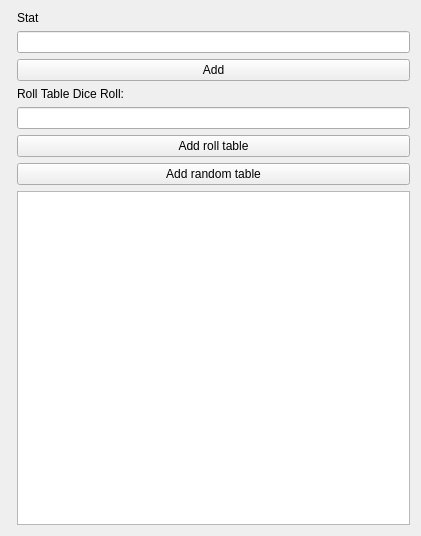
<?xml version="1.0" encoding="UTF-8"?>
<ui version="4.0">
 <class>template_stats</class>
 <widget class="QWidget" name="template_stats">
  <property name="geometry">
   <rect>
    <x>0</x>
    <y>0</y>
    <width>421</width>
    <height>536</height>
   </rect>
  </property>
  <property name="windowTitle">
   <string>Form</string>
  </property>
  <layout class="QFormLayout" name="formLayout">
   <item row="0" column="1">
    <widget class="QLabel" name="label">
     <property name="text">
      <string>Stat</string>
     </property>
    </widget>
   </item>
   <item row="1" column="1">
    <widget class="QLineEdit" name="lineEdit_2"/>
   </item>
   <item row="2" column="1">
    <widget class="QPushButton" name="pushButton">
     <property name="text">
      <string>Add</string>
     </property>
    </widget>
   </item>
   <item row="4" column="1">
    <widget class="QLabel" name="label_2">
     <property name="text">
      <string>Roll Table Dice Roll:</string>
     </property>
    </widget>
   </item>
   <item row="5" column="1">
    <widget class="QLineEdit" name="lineEdit"/>
   </item>
   <item row="6" column="1">
    <widget class="QPushButton" name="pushButton_2">
     <property name="text">
      <string>Add roll table</string>
     </property>
    </widget>
   </item>
   <item row="7" column="1">
    <widget class="QPushButton" name="pushButton_3">
     <property name="text">
      <string>Add random table</string>
     </property>
    </widget>
   </item>
   <item row="8" column="1">
    <widget class="QTreeView" name="treeView_2"/>
   </item>
  </layout>
 </widget>
 <resources/>
 <connections/>
</ui>
